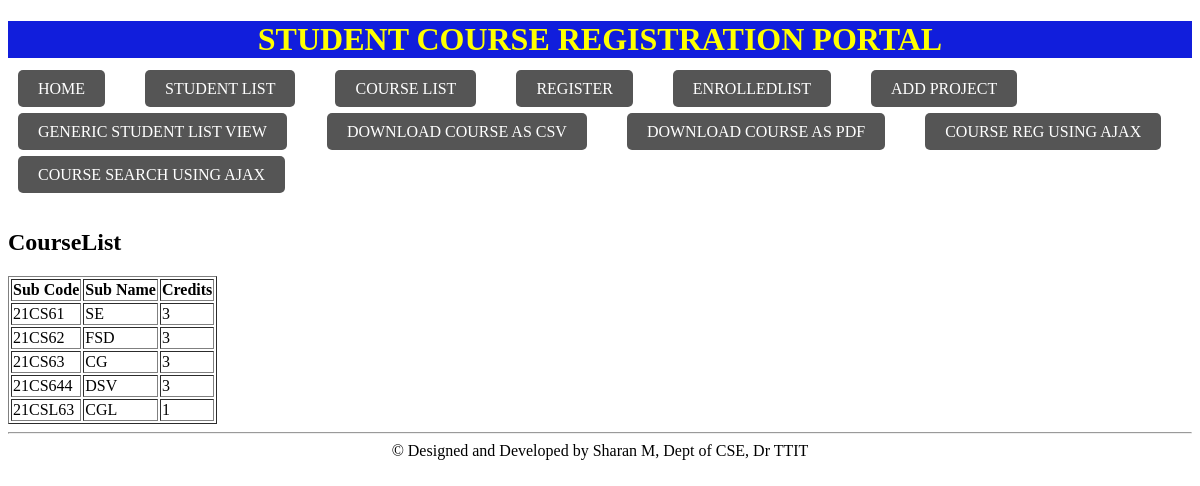
Screenshot of /courselist/ with the database file from the repository.
### SregisterApp/models.py (models this page shows, shortened)
class Course(models.Model):
    courseCode = models.CharField(max_length=10)
    courseName = models.CharField(max_length=50)
    courseCredits = models.IntegerField()

### SregisterApp/views.py (the view)
# urls.py: path('courselist/', courselist),
def courselist(request):
    courselist = Course.objects.all()
    return render(request, 'courselist.html', {'course_list': courselist})

### SregisterApp/templates/courselist.html (shortened to what this page needs)
{% extends 'basicTemplate.html' %}
{% block content %}
<h1> CourseList</h1>
<table border ="1">
    <tr>
        <th> Sub Code</th>
        <th> Sub Name</th>
        <th> Credits </th>
    </tr>
    {% for c in course_list %}
    <tr>
        <td>{{c.courseCode}}</td>
        <td>{{c.courseName}}</td>
        <td>{{c.courseCredits}}</td>
    </tr>
    {% endfor %}
</table>
{% endblock %}

### rows the page displays
Course: courseCode "21CS61", courseName "SE", courseCredits "3"
Course: courseCode "21CS62", courseName "FSD", courseCredits "3"
Course: courseCode "21CS63", courseName "CG", courseCredits "3"
Course: courseCode "21CS644", courseName "DSV", courseCredits "3"
Course: courseCode "21CSL63", courseName "CGL", courseCredits "1"
